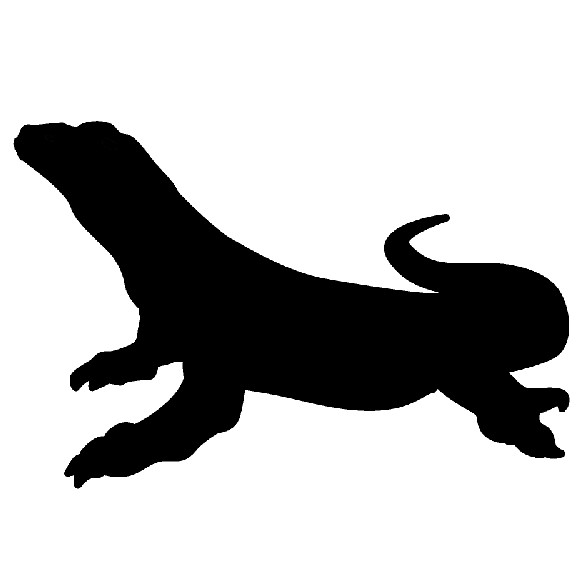
#> input picture test/komodo.jpg, 585 x 584 px
$ python discrete_fourier.py
#> lines starting #> are read from the running program, lines starting #| are printed output that depends on the picture
### test/presentation.py
from PIL import Image
from pylab import *

import matplotlib.pyplot as plt
from matplotlib import animation

import numpy as np
from numpy import interp

from math import tau
from scipy.integrate import quad


def create_close_loop(image_name, level=[200]):
    # Prepare Plot
#> called with image_name = 'komodo.jpg'
    fig, ax = plt.subplots(1, 2, figsize=(10, 5))
    ax[0].set_aspect('equal', 'datalim')
    ax[1].set_aspect('equal', 'datalim')
    ax[0].set_title('Before Centered')
    ax[1].set_title('After Centered')

    # read image to array, then get image border with contour
    im = array(Image.open(image_name).convert('L'))
    contour_plot = ax[0].contour(im, levels=level, colors='black', origin='image')

    # Get Contour Path and create lookup-table
    contour_path = contour_plot.collections[0].get_paths()[0]
    x_table, y_table = contour_path.vertices[:, 0], contour_path.vertices[:, 1]
#> x_table = 3047 values, max 570.1 at index 1819, min 13.07 at index 113, mean 281.9; y_table = 3047 values, max 463.3 at index 3040, min 94.91 at index 995, mean 259.9
    time_table = np.linspace(0, tau, len(x_table))
#> time_table = 3047 values from 0 to 6.28

    # Simple method to center the image
    x_table = x_table - min(x_table)
#> x_table = 3047 values, max 557 at index 1819, min 0 at index 113, mean 268.8
    y_table = y_table - min(y_table)
#> y_table = 3047 values, max 368.4 at index 3040, min 0 at index 995, mean 165
    x_table = x_table - max(x_table) / 2
#> x_table = 3047 values, max 278.5 at index 1819, min -278.5 at index 113, mean -9.72
    y_table = y_table - max(y_table) / 2
#> y_table = 3047 values, max 184.2 at index 3040, min -184.2 at index 995, mean -19.2

    # Visualization
    ax[1].plot(x_table, y_table, 'k-')

    return time_table, x_table, y_table


def f(t, time_table, x_table, y_table):
    return interp(t, time_table, x_table) + 1j * interp(t, time_table, y_table)


# [63 lines left out: functions DFT, coef_list, visualize, not called in this run]

### test/discrete_fourier.py
from test.presentation import *
import numpy as np

time_table,x_table,ytable=create_close_loop('komodo.jpg')
#> time_table = 3047 values from 0 to 6.28; ytable has the same summary as y_table in create_close_loop
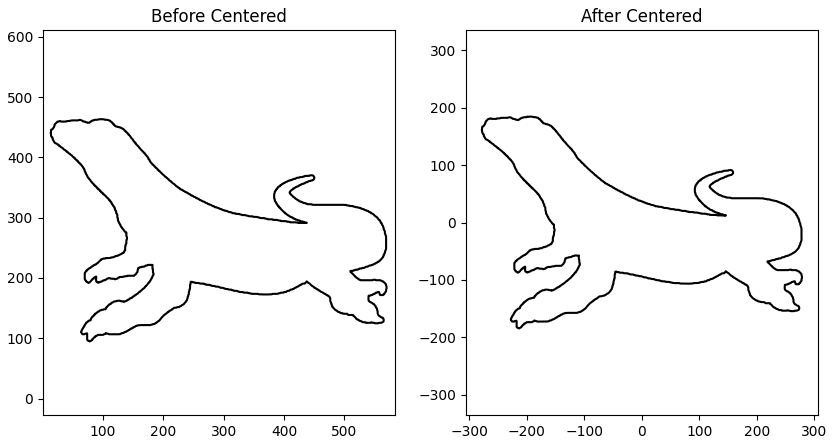
#> figure drawn by matplotlib, 2 panels

$ run again, with test/bangladesh.png saved as test/komodo.jpg
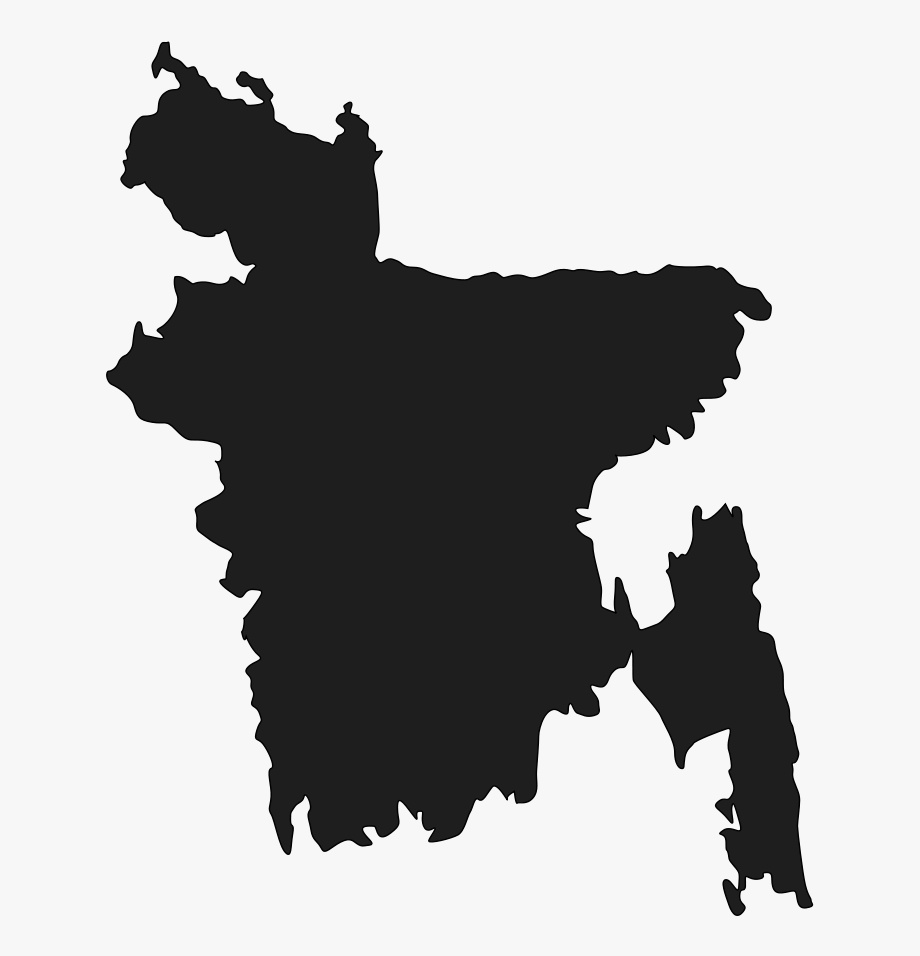
#> input picture test/bangladesh.png, 920 x 956 px
#> in create_close_loop, `x_table, y_table = contour_path.vertices[:, 0], contour_path.vertices[..`: x_table = 6322 values, max 813.4 at index 3483, min 105.7 at index 860, mean 473.6; y_table = 6322 values, max 915 at index 6315, min 39.69 at index 3306, mean 444.9
#> in create_close_loop, `time_table = np.linspace(0, tau, len(x_table))`: time_table = 6322 values from 0 to 6.28
#> in create_close_loop, `x_table = x_table - min(x_table)`: x_table = 6322 values, max 707.7 at index 3483, min 0 at index 860, mean 367.9
#> in create_close_loop, `y_table = y_table - min(y_table)`: y_table = 6322 values, max 875.3 at index 6315, min 0 at index 3306, mean 405.2
#> in create_close_loop, `x_table = x_table - max(x_table) / 2`: x_table = 6322 values, max 353.9 at index 3483, min -353.9 at index 860, mean 14.08
#> in create_close_loop, `y_table = y_table - max(y_table) / 2`: y_table = 6322 values, max 437.6 at index 6315, min -437.6 at index 3306, mean -32.45
#> `time_table,x_table,ytable=create_close_loop('komodo.jpg')`: time_table = 6322 values from 0 to 6.28; ytable has the same summary as y_table in create_close_loop
#> `time_table,x_table,ytable=create_close_loop('komodo.jpg')`:
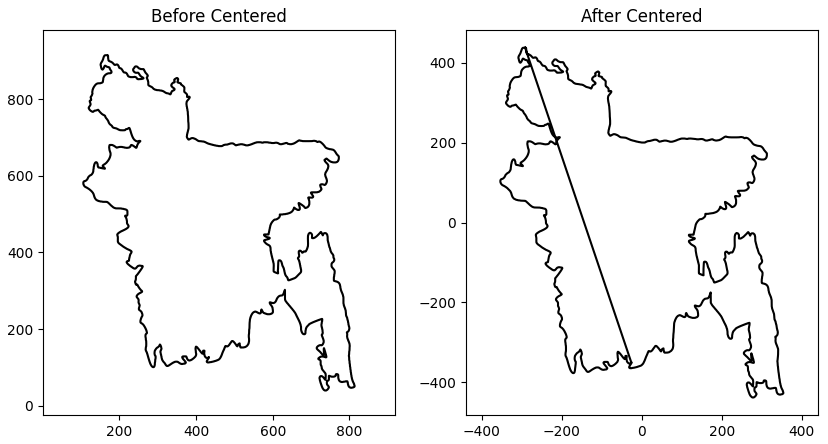
#> figure drawn by matplotlib, 2 panels

$ run again, with test/elephant.png saved as test/komodo.jpg
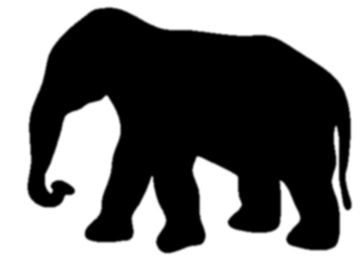
#> input picture test/elephant.png, 363 x 261 px
#> in create_close_loop, `x_table, y_table = contour_path.vertices[:, 0], contour_path.vertices[..`: x_table = 2249 values, max 352.2 at index 1790, min 26.75 at index 261, mean 189.4; y_table = 2249 values, max 254.2 at index 2243, min 7.12 at index 1002, mean 105.1
#> in create_close_loop, `time_table = np.linspace(0, tau, len(x_table))`: time_table = 2249 values from 0 to 6.28
#> in create_close_loop, `x_table = x_table - min(x_table)`: x_table = 2249 values, max 325.5 at index 1790, min 0 at index 261, mean 162.6
#> in create_close_loop, `y_table = y_table - min(y_table)`: y_table = 2249 values, max 247.1 at index 2243, min 0 at index 1002, mean 97.99
#> in create_close_loop, `x_table = x_table - max(x_table) / 2`: x_table = 2249 values, max 162.7 at index 1790, min -162.7 at index 261, mean -0.131
#> in create_close_loop, `y_table = y_table - max(y_table) / 2`: y_table = 2249 values, max 123.6 at index 2243, min -123.6 at index 1002, mean -25.57
#> `time_table,x_table,ytable=create_close_loop('komodo.jpg')`: time_table = 2249 values from 0 to 6.28; ytable has the same summary as y_table in create_close_loop
#> `time_table,x_table,ytable=create_close_loop('komodo.jpg')`:
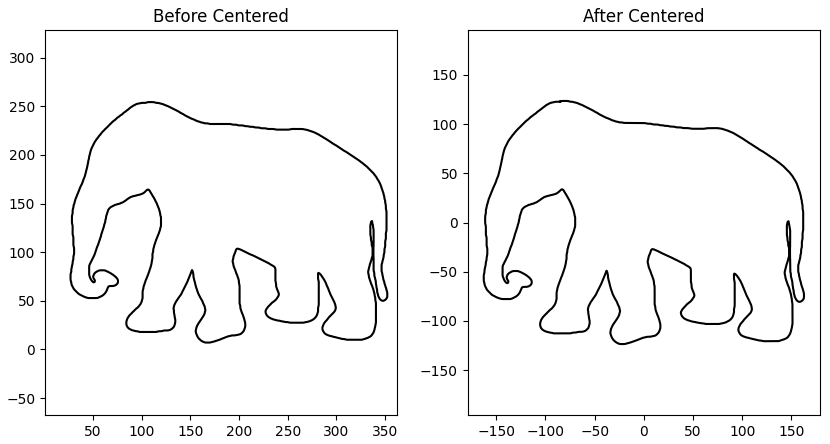
#> figure drawn by matplotlib, 2 panels
